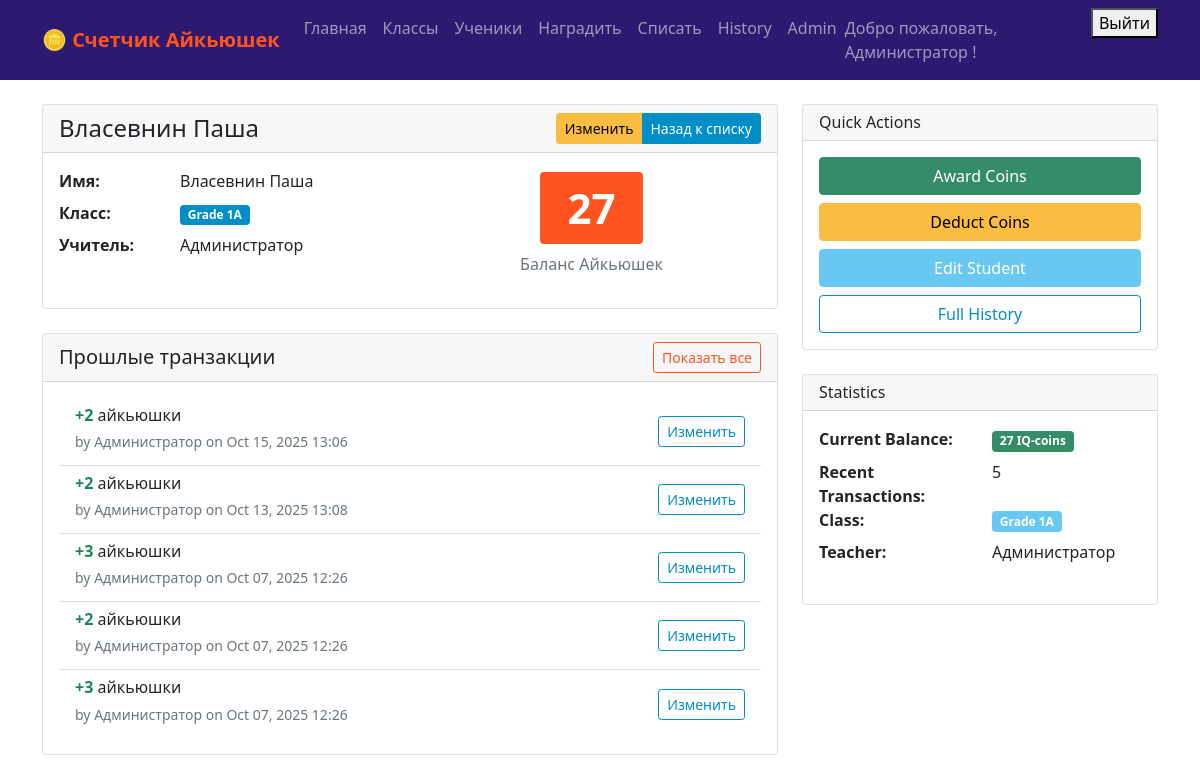
Screenshot of /students/5/ (signed in) with the database file from the repository.
### iqcoin_app/models.py (models this page shows, shortened)
class UserProfile(models.Model):
    user = models.OneToOneField(User, on_delete=models.CASCADE)
    role = models.CharField(max_length=10, choices=USER_ROLES, default='teacher')
    student = models.ForeignKey('Student', on_delete=models.SET_NULL, null=True, blank=True)
    full_name = models.CharField(max_length=100, blank=True, null=True)

class Student(models.Model):
    name = models.CharField(max_length=100)
    group = models.ForeignKey(Class, on_delete=models.CASCADE)
    balance = models.IntegerField(default=0)
    phone_number = models.CharField(max_length=15, unique=True, blank=True, null=True)
    is_active = models.BooleanField(default=True)

class Class(models.Model):
    group = models.CharField(max_length=50)
    teacher = models.ForeignKey(User, on_delete=models.CASCADE)
    description = models.TextField(blank=True, null=True)

class Transaction(models.Model):
    TRANSACTION_TYPES = (
        ('AWARD', 'Award'),
        ('DEDUCT', 'Deduction'),
    )
    type = models.CharField(max_length=10, choices=TRANSACTION_TYPES)
    amount = models.IntegerField()
    student = models.ForeignKey(Student, on_delete=models.CASCADE)
    teacher = models.ForeignKey(User, on_delete=models.CASCADE)
    date = models.DateTimeField(auto_now_add=True)
    comment = models.TextField(blank=True, null=True)
    edited = models.BooleanField(default=False)

### iqcoin_app/views.py (the view)
# urls.py: path('students/<int:student_id>/', views.student_detail, name='student_detail'),
@login_required
def student_detail(request, student_id):
    try:
        user_profile = request.user.userprofile
    except UserProfile.DoesNotExist:
        user_profile = UserProfile.objects.create(user=request.user, role='teacher')
    if user_profile.role == 'student':
        if user_profile.student and user_profile.student.id == student_id:
            student = get_object_or_404(Student, id=student_id)
        else:
            return HttpResponseForbidden("You don't have permission to view this student's details.")
    elif user_profile.role == 'teacher':
        student = get_object_or_404(Student, id=student_id, group__teacher=request.user)
    elif user_profile.role == 'admin':
        student = get_object_or_404(Student, id=student_id)
    else:
        student = get_object_or_404(Student, id=student_id, group__teacher=request.user)
    recent_transactions = Transaction.objects.filter(student=student).order_by('-date')[:10]
    context = {
        'student': student,
        'recent_transactions': recent_transactions,
    }
    return render(request, 'student_detail.html', context)

### iqcoin_app/templates/student_detail.html (shortened to what this page needs)
{% extends 'base.html' %}
{% block content %}
<div class="row">
    <div class="col-md-8">
        <div class="card mb-4">
            <div class="card-header d-flex justify-content-between align-items-center">
                <h4 class="mb-0">{{ student.name }}</h4>
                <div class="btn-group" role="group">
                    <a href="{% url 'student_edit' student.id %}" class="btn btn-warning btn-sm">
                        Изменить
                    </a>
                    <a href="{% url 'student_list' %}" class="btn btn-secondary btn-sm">
                        Назад к списку
                    </a>
                </div>
            </div>
            <div class="card-body">
                <div class="row">
                    <div class="col-md-6">
                        <dl class="row">
                            <dt class="col-sm-4">Имя:</dt>
                            <dd class="col-sm-8">{{ student.name }}</dd>
                            <dt class="col-sm-4">Класс:</dt>
                            <dd class="col-sm-8">
                                <span class="badge bg-secondary">{{ student.group.group }}</span>
                            </dd>
                            <dt class="col-sm-4">Учитель:</dt>
                            <dd class="col-sm-8">
                                {% if student.group.teacher.userprofile.full_name %}
                                    {{ student.group.teacher.userprofile.full_name }}
                                {% else %}
                                    {{ student.group.teacher.username }}
                                {% endif %}
                            </dd>
                        </dl>
                    </div>
                    <div class="col-md-6">
                        <div class="text-center">
                            <h2 class="display-4 mb-2">
                                <span class="badge bg-{% if student.balance > 0 %}primary{% elif student.balance == 0 %}secondary{% else %}danger{% endif %}">
                                    {{ student.balance }}
                                </span>
                            </h2>
                            <p class="text-muted">Баланс Айкьюшек</p>
                        </div>
                    </div>
                </div>
            </div>
        </div>
        <div class="card">
            <div class="card-header d-flex justify-content-between align-items-center">
                <h5 class="mb-0">Прошлые транзакции</h5>
                <a href="{% url 'transaction_history' %}?student={{ student.id }}" class="btn btn-outline-primary btn-sm">
                    Показать все
                </a>
            </div>
            <div class="card-body">
                {% if recent_transactions %}
                    <div class="list-group list-group-flush">
                        {% for transaction in recent_transactions %}
                        <div class="list-group-item d-flex justify-content-between align-items-center {% if transaction.edited %}edited-transaction{% endif %}">
                            <div>
                                <h6 class="mb-1">
                                    <span class="transaction-{{ transaction.type|lower }}">
                                        {% if transaction.type == 'AWARD' %}
                                             +{{ transaction.amount }}
                                        {% else %}
                                            <i class="bi bi-dash-circle"></i> -{{ transaction.amount }}
                                        {% endif %}
                                    </span>
                                    айкьюшки
                                </h6>
                                <p class="mb-1">
                                    <small class="text-muted">
                                        by
                                        {% if transaction.teacher.userprofile.full_name %}
                                            {{ transaction.teacher.userprofile.full_name }}
                                        {% else %}
                                            {{ transaction.teacher.username }}
                                        {% endif %}
                                        on {{ transaction.date|date:"M d, Y H:i" }}
                                    </small>
                                </p>
                            </div>
                            {% if transaction.type == 'AWARD' %}
                                <a href="{% url 'edit_transaction' transaction.id %}" class="btn btn-outline-secondary btn-sm">
                                    Изменить
                                </a>
                            {% endif %}
                        </div>
                        {% endfor %}
                    </div>
                {% else %}
                    <div class="text-center py-4">
                        <p class="text-muted">Не найдено транзакций по заданному ученику</p>
                        <a href="{% url 'award_coins' %}" class="btn btn-primary btn-sm">Award First Coins</a>
                    </div>
                {% endif %}
            </div>
        </div>
    </div>
    <div class="col-md-4">
        <div class="card">
            <div class="card-header">
                <h6 class="mb-0">Quick Actions</h6>
            </div>
            <div class="card-body">
                <div class="d-grid gap-2">
                    <a href="{% url 'award_coins' %}" class="btn btn-success">
                         Award Coins
                    </a>
                    <a href="{% url 'deduct_coins' %}" class="btn btn-warning">
                         Deduct Coins
                    </a>
                    <a href="{% url 'student_edit' student.id %}" class="btn btn-info">
                         Edit Student
                    </a>
                    <a href="{% url 'transaction_history' %}?student={{ student.id }}" class="btn btn-outline-secondary">
                         Full History
                    </a>
                </div>
            </div>
        </div>
        <div class="card mt-4">
            <div class="card-header">
                <h6 class="mb-0">Statistics</h6>
            </div>
            <div class="card-body">
                <dl class="row">
                    <dt class="col-6">Current Balance:</dt>
                    <dd class="col-6">
                        <span class="badge bg-{% if student.balance > 0 %}success{% elif student.balance == 0 %}secondary{% else %}danger{% endif %}">
                            {{ student.balance }} IQ-coins
                        </span>
                    </dd>
                    <dt class="col-6">Recent Transactions:</dt>
                    <dd class="col-6">{{ recent_transactions|length }}</dd>
                    <dt class="col-6">Class:</dt>
                    <dd class="col-6">
                        <span class="badge bg-info">{{ student.group.group }}</span>
                    </dd>
                    <dt class="col-6">Teacher:</dt>
                    <dd class="col-6">
                        {% if student.group.teacher.userprofile.full_name %}
                            {{ student.group.teacher.userprofile.full_name }}
                        {% else %}
                            {{ student.group.teacher.username }}
                        {% endif %}
                    </dd>
                </dl>
            </div>
        </div>
    </div>
</div>
{% endblock %}

### iqcoin_app/templates/base.html (shortened to what this page needs)
<!DOCTYPE html>
<html lang="en">
<head>
    <link href="https://cdn.jsdelivr.net/npm/bootstrap@5.1.3/dist/css/bootstrap.min.css" rel="stylesheet">
</head>
<body>
    <nav class="navbar navbar-expand-lg navbar-dark bg-primary">
        <div class="container">
            <a class="navbar-brand" href="{% url 'home' %}">🪙 Счетчик Айкьюшек</a>
            {% if user.is_authenticated %}
            <div class="navbar-nav ms-auto">
                <a class="nav-link" href="{% url 'home' %}">Главная</a>
                <a class="nav-link" href="{% url 'class_list' %}">Классы</a>
                <a class="nav-link" href="{% url 'student_list' %}">Ученики</a>
                <a class="nav-link" href="{% url 'award_coins' %}">Наградить</a>
                <a class="nav-link" href="{% url 'deduct_coins' %}">Списать</a>
                <a class="nav-link" href="{% url 'transaction_history' %}">History</a>
                {% if user.userprofile.role == 'admin' %}
                <a class="nav-link" href="{% url 'admin:index' %}">Admin</a>
                {% endif %}
                <span class="navbar-text me-3">
                    Добро пожаловать,
                    {% if user.userprofile.full_name %}
                        {{ user.userprofile.full_name }}
                    {% else %}
                        {{ user.username }}
                    {% endif %}!
                </span>
                <form method="post" action="{% url 'logout' %}" style="display: inline;">
                    <button type="submit" class="logout-btn">Выйти</button>
                </form>
            </div>
            {% endif %}
        </div>
    </nav>
    <div class="container mt-4">
        {% block content %}
        {% endblock %}
    </div>
</body>
</html>

### iqcoin_app/templates/base.html (style rules this page uses)
:root { --primary-orange: #ff541f; --primary-blue: #68C8F2; --dark-blue: #008EC6; --primary-green: #358c68; --primary-yellow: #FBBC42; --dark-purple: #2E1970; }
.btn-success { background-color: var(--primary-green); border-color: var(--primary-green); }
.btn-info { background-color: var(--primary-blue); border-color: var(--primary-blue); color: white; }
.btn-warning { background-color: var(--primary-yellow); border-color: var(--primary-yellow); color: #000; }
.btn-secondary { background-color: var(--dark-blue); border-color: var(--dark-blue); }
.btn-outline-primary { color: var(--primary-orange); border-color: var(--primary-orange); }
.btn-outline-secondary { color: var(--dark-blue); border-color: var(--dark-blue); }
.navbar-brand { font-weight: bold; color: var(--primary-orange) !important; }
.navbar-dark.bg-primary { background-color: var(--dark-purple) !important; }
.badge.bg-primary { background-color: var(--primary-orange) !important; }
.badge.bg-success { background-color: var(--primary-green) !important; }
.badge.bg-info { background-color: var(--primary-blue) !important; }
.badge.bg-secondary { background-color: var(--dark-blue) !important; }
.transaction-award { color: var(--primary-green); font-weight: bold; }

### iqcoin_app/templates/student_detail.html (style rules this page uses)
.transaction-award { color: #198754; }
.display-4 { font-weight: bold; }

### rows the page displays
Student: name "Власевнин Паша", group.group "Grade 1A", group.teacher.userprofile.full_name "Администратор", balance "27"
Transaction: type "Изменить"
Transaction: type "Изменить"
Transaction: type "Изменить"
Transaction: type "Изменить"
Transaction: type "Изменить"

### other values shown
{{ user.userprofile.full_name }} "Администратор"
{{ recent_transactions|length }} "5"
